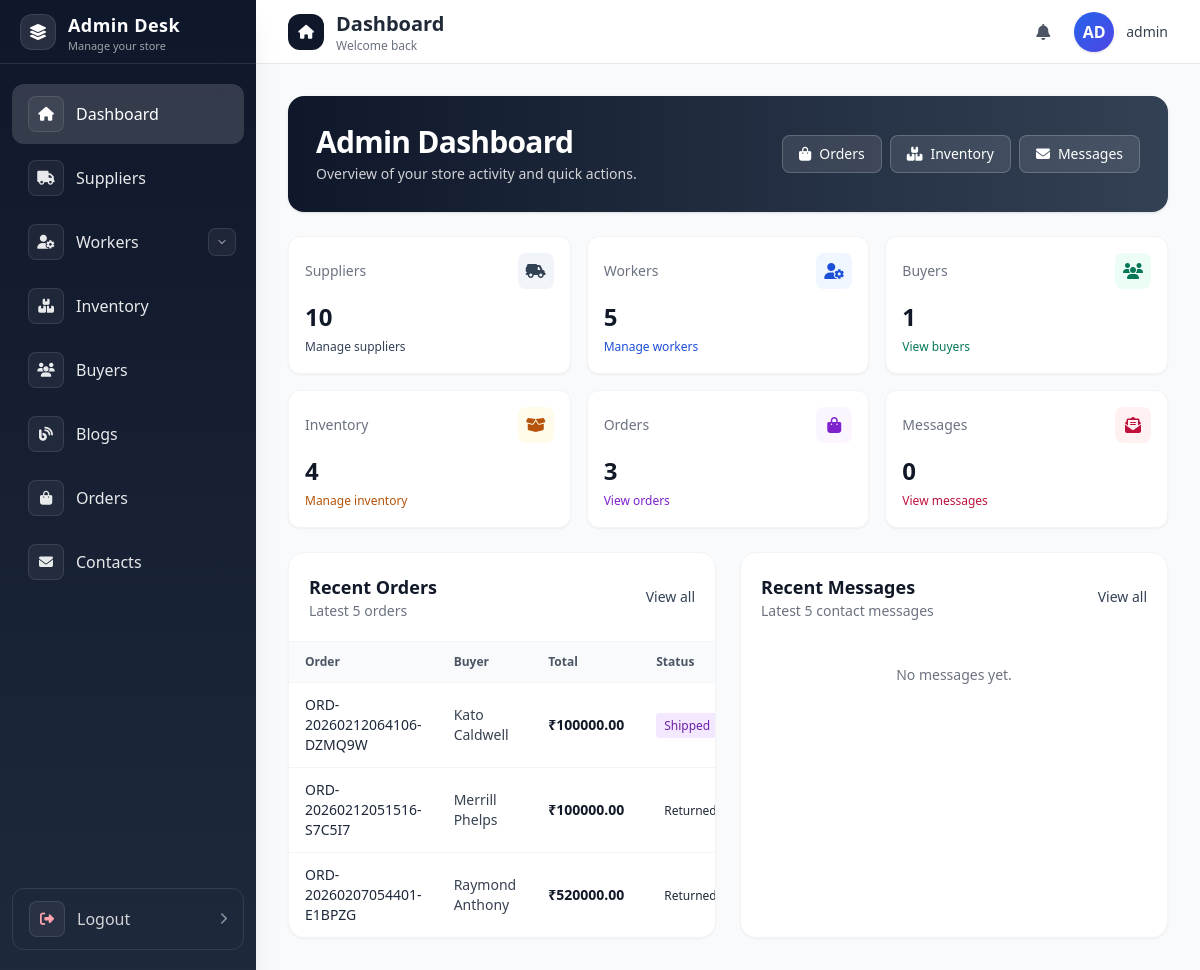
The page /admin_panel/auth_dashboard/ (signed in) on the database as committed earlier.
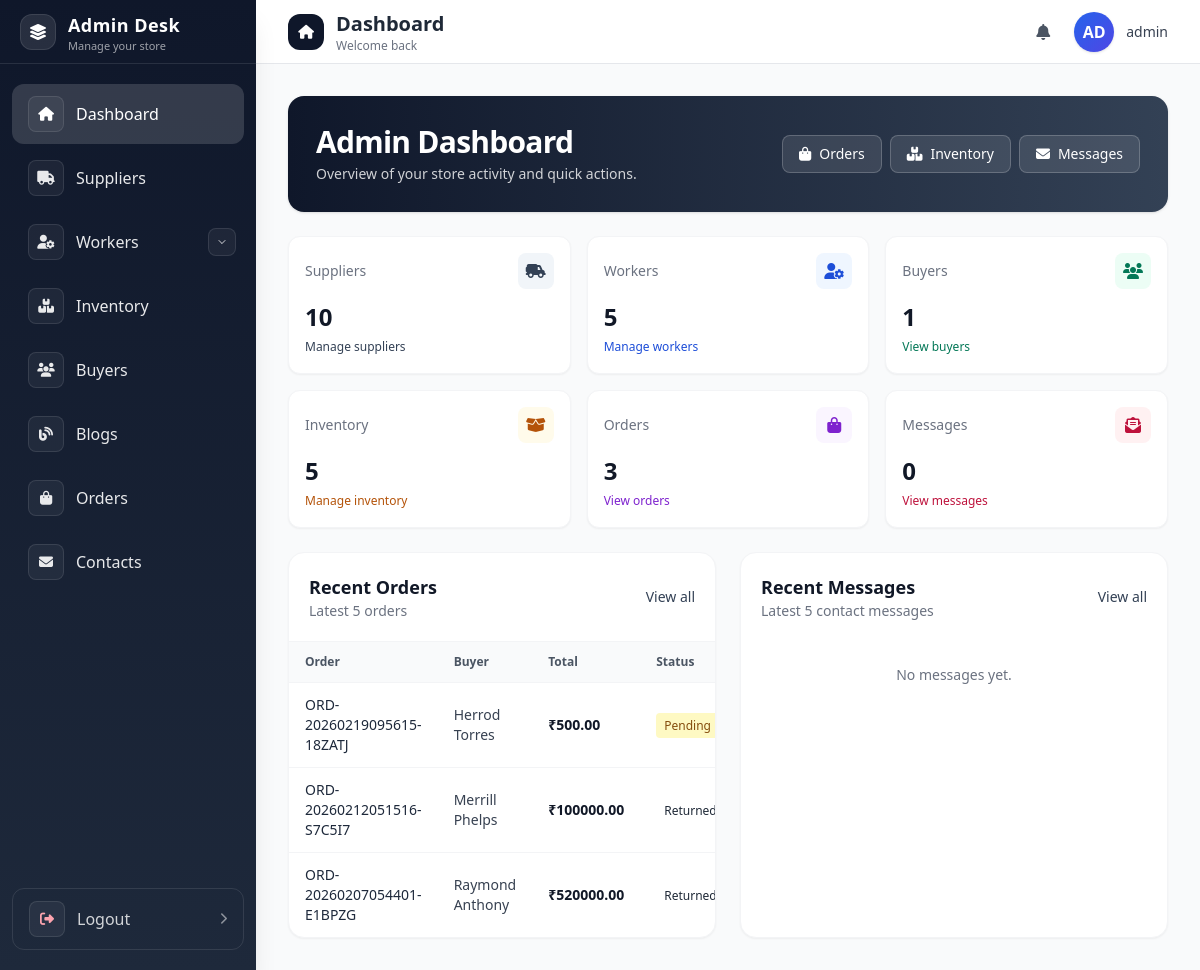
The same page on the database as committed later.
### buyers/models.py (models this page shows, shortened)
class Order(models.Model):
    ORDER_STATUS_CHOICES = [
        ('pending', 'Pending'),
        ('processing', 'Processing'),
        ('shipped', 'Shipped'),
        ('delivered', 'Delivered'),
        ('return_requested', 'Return Requested'),
        ('returned', 'Returned'),
        ('cancelled', 'Cancelled'),
    ]
    PAYMENT_METHOD_CHOICES = [
        ('upi', 'UPI / GPay / PhonePe / Paytm'),
        ('cash_on_delivery', 'Cash on Delivery'),
    ]
    buyer = models.ForeignKey(Buyer, on_delete=models.CASCADE, related_name="orders")
    order_number = models.CharField(max_length=50, unique=True)
    first_name = models.CharField(max_length=100)
    last_name = models.CharField(max_length=100)
    company_name = models.CharField(max_length=100, blank=True, null=True)
    email = models.EmailField()
    phone = models.CharField(max_length=15)
    address = models.TextField()
    address_line2 = models.CharField(max_length=255, blank=True, null=True)
    city = models.CharField(max_length=100)
    state = models.CharField(max_length=100)
    postal_code = models.CharField(max_length=20)
    country = models.CharField(max_length=100)
    ship_to_different_address = models.BooleanField(default=False)
    shipping_first_name = models.CharField(max_length=100, blank=True, null=True)
    shipping_last_name = models.CharField(max_length=100, blank=True, null=True)
    shipping_company_name = models.CharField(max_length=100, blank=True, null=True)
    shipping_address = models.TextField(blank=True, null=True)
    shipping_address_line2 = models.CharField(max_length=255, blank=True, null=True)
    shipping_city = models.CharField(max_length=100, blank=True, null=True)
    shipping_state = models.CharField(max_length=100, blank=True, null=True)
    shipping_postal_code = models.CharField(max_length=20, blank=True, null=True)
    shipping_country = models.CharField(max_length=100, blank=True, null=True)
    subtotal = models.DecimalField(max_digits=10, decimal_places=2)
    total = models.DecimalField(max_digits=10, decimal_places=2)
    payment_method = models.CharField(max_length=50, choices=PAYMENT_METHOD_CHOICES)
    order_notes = models.TextField(blank=True, null=True)
    status = models.CharField(max_length=20, choices=ORDER_STATUS_CHOICES, default='pending')
    created_at = models.DateTimeField(auto_now_add=True)
    updated_at = models.DateTimeField(auto_now=True)
    class Meta:
        ordering = ['-created_at']

### admin_panel/views.py (the view)
# urls.py: path('auth_dashboard/',auth_dashboard,name='auth_dashboard'),
@never_cache
@login_required(login_url='auth_login')
def auth_dashboard(request):
    stats = {
        'suppliers_count': Suppliers.objects.count(),
        'workers_count': Workers.objects.count(),
        'buyers_count': Buyer.objects.count(),
        'inventory_count': ProductVariant.objects.count(),
        'orders_count': Order.objects.count(),
        'contacts_count': Contact.objects.count(),
    }
    recent_orders = Order.objects.select_related('buyer').order_by('-created_at')[:5]
    recent_contacts = Contact.objects.order_by('-created_at')[:5]
    return render(request, 'auth_dashboard.html', {
        **stats,
        'recent_orders': recent_orders,
        'recent_contacts': recent_contacts,
    })

### buyers/context_processors.py (called while the page is built)
def current_buyer(request) -> Dict[str, Optional[Buyer]]:
    buyer_id = request.session.get("buyer_id")
    buyer = None
    if buyer_id:
        try:
            buyer = Buyer.objects.get(id=buyer_id)
        except Buyer.DoesNotExist:
            buyer = None
    return {"current_buyer": buyer}

### admin_panel/templates/auth_dashboard.html (shortened to what the changed rows need)
{% extends "base.html" %}
{% block admin_dash %}
<main class="p-4 sm:p-6 lg:p-8 space-y-6">
    <div class="rounded-2xl bg-gradient-to-r from-slate-900 to-slate-700 text-white p-5 sm:p-7 shadow">
        <div class="flex flex-col sm:flex-row sm:items-center sm:justify-between gap-4">
            <div>
                <h1 class="text-2xl sm:text-3xl font-bold tracking-tight">Admin Dashboard</h1>
            </div>
        </div>
    </div>
    <div class="grid grid-cols-1 sm:grid-cols-2 lg:grid-cols-3 xl:grid-cols-6 gap-4">
        <div class="bg-white rounded-xl shadow-sm border border-gray-100 p-4">
            <div class="flex items-center justify-between">
                <p class="text-sm text-gray-500">Inventory</p>
                <span class="h-9 w-9 rounded-lg bg-amber-50 text-amber-700 flex items-center justify-center">
                </span>
            </div>
            <p class="mt-3 text-2xl font-semibold text-gray-900">{{ inventory_count }}</p>
            <a href="{% url 'auth_inventory' %}" class="text-xs text-amber-700 hover:underline">Manage inventory</a>
        </div>
    </div>
    <div class="grid grid-cols-1 lg:grid-cols-2 gap-6">
        <div class="bg-white rounded-2xl border border-gray-100 shadow-sm overflow-hidden">
            <div class="p-4 sm:p-5 flex items-center justify-between">
                <div>
                    <h2 class="text-lg font-semibold text-gray-900">Recent Orders</h2>
                </div>
            </div>
            <div class="overflow-x-auto">
                <table class="min-w-full">
                    <thead class="bg-gray-50 border-y border-gray-100">
                        <tr>
                            <th class="px-4 py-3 text-left text-xs font-semibold text-gray-600">Order</th>
                            <th class="px-4 py-3 text-left text-xs font-semibold text-gray-600">Buyer</th>
                            <th class="px-4 py-3 text-left text-xs font-semibold text-gray-600">Total</th>
                            <th class="px-4 py-3 text-left text-xs font-semibold text-gray-600">Status</th>
                        </tr>
                    </thead>
                    <tbody class="divide-y divide-gray-100">
                        {% for o in recent_orders %}
                        <tr class="hover:bg-gray-50">
                            <td class="px-4 py-3 text-sm font-medium text-slate-800">{{ o.order_number }}</td>
                            <td class="px-4 py-3 text-sm text-gray-700">{{ o.first_name }} {{ o.last_name }}</td>
                            <td class="px-4 py-3 text-sm text-gray-900 font-semibold">₹{{ o.total }}</td>
                            <td class="px-4 py-3 text-sm">
                                <span class="px-2 py-1 text-xs rounded
                                    {% if o.status == 'pending' %}bg-yellow-100 text-yellow-800
                                    {% elif o.status == 'processing' %}bg-blue-100 text-blue-800
                                    {% elif o.status == 'shipped' %}bg-purple-100 text-purple-800
                                    {% elif o.status == 'delivered' %}bg-green-100 text-green-800
                                    {% elif o.status == 'cancelled' %}bg-red-100 text-red-800
                                    {% endif %}">
                                    {{ o.get_status_display }}
                                </span>
                            </td>
                        </tr>
                        {% empty %}
                        <tr>
                            <td colspan="4" class="px-4 py-6 text-center text-sm text-gray-500">No orders yet.</td>
                        </tr>
                        {% endfor %}
                    </tbody>
                </table>
            </div>
        </div>
        <div class="bg-white rounded-2xl border border-gray-100 shadow-sm overflow-hidden">
            <div class="p-4 sm:p-5 flex items-center justify-between">
                <div>
                    <h2 class="text-lg font-semibold text-gray-900">Recent Messages</h2>
                </div>
            </div>
        </div>
    </div>
</main>
{% endblock admin_dash %}

Rows that differ between the two databases and show on the page:
removed Order: order_number "ORD-20260212064106-DZMQ9W", first_name "Kato", last_name "Caldwell", total "100000.00", status "Shipped"
added Order: order_number "ORD-20260219095615-18ZATJ", first_name "Herrod", last_name "Torres", total "500.00", status "Pending"
Other text that changed with them:
{{ inventory_count }}: "4" → "5"
